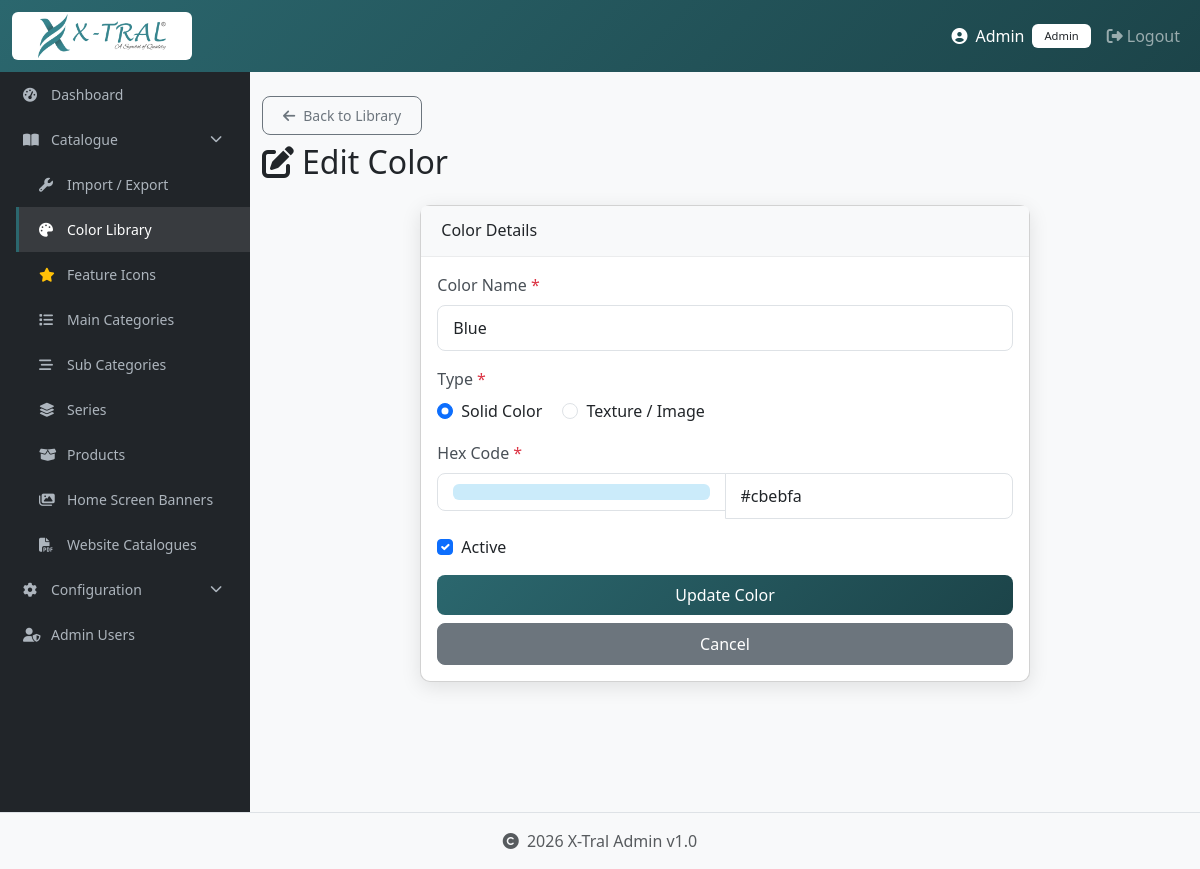
Screenshot of /modules/catalogue/colors/edit.php?id=2 (signed in) with the database file from the repository.
### tables this page shows
CREATE TABLE `catalogue_colors` (
  `id` int(11) NOT NULL,
  `name` varchar(100) NOT NULL,
  `type` enum('solid','texture') NOT NULL DEFAULT 'solid',
  `hex_code` varchar(7) DEFAULT NULL,
  `texture_image` varchar(255) DEFAULT NULL,
  `is_active` tinyint(1) DEFAULT 1,
  `created_at` timestamp NOT NULL DEFAULT current_timestamp()
);

### config/db.php (called while the page is built, shortened)
<?php
function getDBConnection()
{
    static $pdo = null;
    if ($pdo === null) {
        try {
            $dsn = "mysql:host=" . DB_HOST . ";dbname=" . DB_NAME . ";charset=" . DB_CHARSET;
            $options = [
                PDO::ATTR_ERRMODE => PDO::ERRMODE_EXCEPTION,
                PDO::ATTR_DEFAULT_FETCH_MODE => PDO::FETCH_ASSOC,
                PDO::ATTR_EMULATE_PREPARES => false,
            ];
            $pdo = new PDO($dsn, DB_USER, DB_PASS, $options);
            $pdo->exec("SET time_zone = '+05:30'");
        } catch (PDOException $e) {
            logError('Database Connection Error: ' . $e->getMessage());
            if (defined('API_JSON_RESPONSE')) {
                throw new Exception('Database connection failed: ' . $e->getMessage());
            }
            die('Database connection failed. Please check your configuration.');
        }
    }
    return $pdo;
}
function query($sql, $params = [])
{
    $pdo = getDBConnection();
    $stmt = $pdo->prepare($sql);
    $stmt->execute($params);
    return $stmt;
}
function fetchOne($sql, $params = [])
{
    $stmt = query($sql, $params);
    return $stmt->fetch();
}

### modules/catalogue/colors/edit.php (the view, shortened to what this page needs)
<?php
require_once dirname(__DIR__, 3) . '/config/db.php';
$id = $_GET['id'] ?? null;
$color = fetchOne("SELECT * FROM catalogue_colors WHERE id = ?", [$id]);
$pageTitle = "Edit Color";
include dirname(__DIR__, 3) . '/includes/header.php';
?>
<div class="container-fluid py-4">
    <div class="row mb-3">
        <div class="col-md-12">
            <a href="list.php" class="btn btn-outline-secondary btn-sm mb-2">
                <i class="fas fa-arrow-left me-2"></i>Back to Library
            </a>
            <h2><i class="fas fa-edit me-2"></i><?= $pageTitle ?></h2>
        </div>
    </div>
    <div class="row justify-content-center">
        <div class="col-md-8">
            <div class="card shadow">
                <div class="card-header bg-light">
                    <h6 class="mb-0">Color Details</h6>
                </div>
                <div class="card-body">
                    <form method="POST" action="edit_process.php" enctype="multipart/form-data">
                        <div class="mb-3">
                            <label for="name" class="form-label">Color Name <span class="text-danger">*</span></label>
                            <input type="text" class="form-control" id="name" name="name" required value="<?= htmlspecialchars($color['name']) ?>">
                        </div>
                        <div class="mb-3">
                            <label class="form-label d-block">Type <span class="text-danger">*</span></label>
                            <div class="form-check form-check-inline">
                                <input class="form-check-input" type="radio" name="type" id="type_solid" value="solid" <?= $color['type'] === 'solid' ? 'checked' : '' ?> onchange="toggleType()">
                                <label class="form-check-label" for="type_solid">Solid Color</label>
                            </div>
                            <div class="form-check form-check-inline">
                                <input class="form-check-input" type="radio" name="type" id="type_texture" value="texture" <?= $color['type'] === 'texture' ? 'checked' : '' ?> onchange="toggleType()">
                                <label class="form-check-label" for="type_texture">Texture / Image</label>
                            </div>
                        </div>
                        <div class="mb-3" id="solid_section">
                            <label for="hex_code" class="form-label">Hex Code <span class="text-danger">*</span></label>
                            <div class="input-group">
                                <input type="color" class="form-control form-control-color" id="hex_picker" value="<?= htmlspecialchars($color['hex_code'] ?? '#000000') ?>" title="Choose your color">
                                <input type="text" class="form-control" id="hex_code" name="hex_code" value="<?= htmlspecialchars($color['hex_code'] ?? '#000000') ?>" pattern="^#+([a-fA-F0-9]{6}|[a-fA-F0-9]{3})$" placeholder="#000000">
                            </div>
                        </div>
                        <div class="mb-3 form-check">
                            <input type="checkbox" class="form-check-input" id="is_active" name="is_active" value="1" <?= $color['is_active'] ? 'checked' : '' ?>>
                            <label class="form-check-label" for="is_active">Active</label>
                        </div>
                        <div class="d-grid gap-2">
                            <button type="submit" class="btn btn-primary">Update Color</button>
                            <a href="list.php" class="btn btn-secondary">Cancel</a>
                        </div>
                    </form>
                </div>
            </div>
        </div>
    </div>
</div>
<?php include dirname(__DIR__, 3) . '/includes/footer.php'; ?>

### assets/css/custom.css (style rules this page uses)
:root { --primary-color: #2B676E; --primary-dark: #1C4449; --primary-rgb: 43, 103, 110; --sidebar-width: 250px; --navbar-height: 60px; }
body { font-family: 'Segoe UI', Tahoma, Geneva, Verdana, sans-serif; background: #f8f9fa; }
.card { border-radius: 10px; margin-bottom: 20px; }
.card-header { border-bottom: 1px solid rgba(0, 0, 0, 0.05); padding: 15px 20px; }
.btn { border-radius: 8px; padding: 8px 20px; font-weight: 500; transition: all 0.3s; }
.btn-primary { background: linear-gradient(135deg, var(--primary-color), var(--primary-dark)); border: none; }
.form-control, .form-select { border-radius: 8px; border: 1px solid #dee2e6; padding: 10px 15px; }
.form-label { font-weight: 500; color: #495057; margin-bottom: 8px; }
.shadow { box-shadow: 0 5px 20px rgba(0, 0, 0, 0.1) !important; }

### rows the page displays
catalogue_colors: name "Blue", type "☑ Solid Color", type "☐ Texture / Image", hex_code "#cbebfa", is_active "☑"

### other values shown
getAdminName() "Admin"
getRoleLabel($_navRole) "Admin"
$pageTitle "Edit Color"
